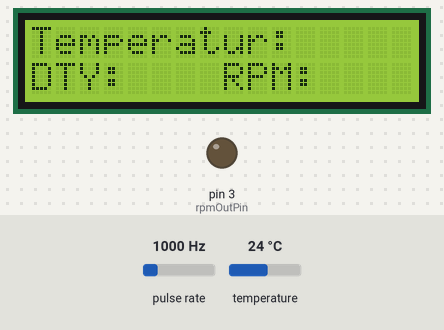
A sketch run on a simulated Arduino Uno, built with avr-gcc and run on an emulated ATmega328P. Parts: 16×2 character LCD, output pins drawn as LEDs (lit = HIGH). Wiring (inferred from the names in the program): pulse sensor: data pin 2. The inputs (shaded band) are chosen by the test bench; at power-on: temperature 24 °C, pulse rate 1000 Hz. What the sketch prints to the serial monitor is not drawn.

Above: at 1.7 s.
1.8 s: temperature set to 30.1 °C
At 2.9 s:
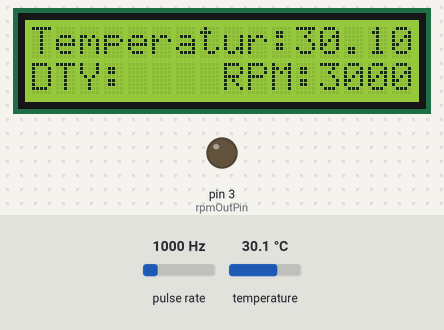
3.8 s: temperature set to 31.3 °C
At 4.7 s:
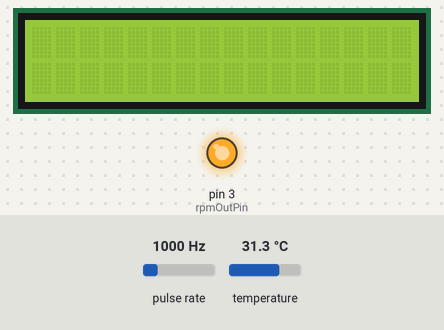
At 6.0 s:
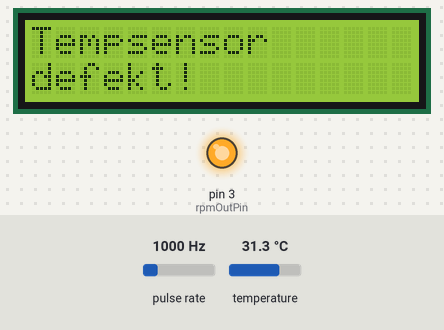
Timing chart, 0 to 7.5 s (numbered marks = the images above; inputs shaded):
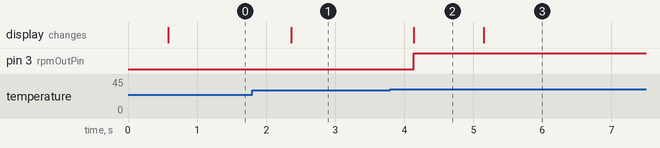

Measured:
- the behaviour switches between 30.9 and 31 °C on temperature (found by bisection; images 1 and 2)
- after the input at 1.8 s, the display: changes after 0.56 s (image 1)
- after the input at 3.8 s, pin 3 (rpmOutPin): LOW → HIGH after 0.34 s; the display: changes after 0.34 s (image 2)
- what the display in image 2 shows lasts 1.1 s, from 4.1 s to 5.2 s

The sketch:

AquariumLCD.ino
```cpp
/*
  LCD-Pinbelegung

 * LCD RS pin to digital pin 7
 * LCD Enable pin to digital pin 8
 * LCD D4 pin to digital pin 9
 * LCD D5 pin to digital pin 10
 * LCD D6 pin to digital pin 11
 * LCD D7 pin to digital pin 12
 * LCD R/W pin to ground
 * LCD VSS pin to ground
 * LCD VCC pin to 5V
 * 10K resistor:
 * ends to +5V and ground
 * wiper to LCD VO pin (pin 3)

 http://www.arduino.cc/en/Tutorial/LiquidCrystal
 */

//Bibliotheken
#include <LiquidCrystal.h>
#include <OneWire.h>
#include <DallasTemperature.h>

//definiere pins
int tempPin = 5;
int rpmInPin = 2;
int rpmOutPin = 3;

//LCD mit passenden Pins als Objekt definieren
LiquidCrystal lcd(7, 8, 9, 10, 11, 12);

//Für die RPM-Messung
volatile long rpmCount = 0;

//Definiere Sensor als OneWire Objekt
OneWire tempSensor(tempPin);
//DallasTemperature braucht Objektadresse von OneWire Objekt
DallasTemperature sensors(&tempSensor);

//Startwerte
float temperatur;
float vorherigeTemperatur;
float maxTemp = 20.2;
float minTemp = 19.0;
volatile int seconds;
unsigned long lastTime = 0;


//Erhöhung des rpmCounts in einem Interrupt, damit der Wert nicht verfälscht wird
//Quasi eine Art Semaphorenprinzip
void rpmISR(){
    rpmCount++;
}

//Startprozedur, ausgelagert da möglicherweise mehrfach aufgerufen werden kann
void startUpProcedure(){
   //Vorschreiben von Werten auf LCD:
  //Temperatur:
  lcd.print("Temperatur:");
  //Last:
  lcd.setCursor(0,1);
  lcd.print("DTY:"); //DTY für Duty
  //RPM:
  lcd.setCursor(8,1);
  lcd.print("RPM:");
}

void temperaturSteuerung(){
  //Lüftersteuerung und Lastausgabe:
  lcd.setCursor(4,1);
  if(temperatur < minTemp){
    analogWrite(rpmOutPin, 0); //Unter 19.0 kann aus
    lcd.print("0");            //PWM Duty ausgeben
    lcd.print("  ");           //Leerzeichen um alte Zahlen zu entfernen
  }else if(temperatur > maxTemp){
    analogWrite(rpmOutPin, 63); //Vollast ab 20.2 Grad
    lcd.print("100");           //PWM Duty ausgeben
  }else{
    analogWrite(rpmOutPin, round(100 * temperatur - 1900) * 63 / 120); //Lineare Steigung
    //Temperatur - maximal relevante Temperatur (19,4) * die maximale Anzahl an PWM-Stufen (63) / 120 zur Normalisierung
    lcd.print(round(100 * temperatur - 1900) * 100 / 120 ); //PWM Duty in Prozent ausgeben
    lcd.print(" ");
  }
}

void setup() {
  //Console aktivieren
  Serial.begin(115200);

//Temperatursonde; wir müssen der Bibliothek tatsächlich sagen, dass sie anfangen soll
  sensors.begin();

  delay(500);
  //LCDs Höhe und Breite definieren
  lcd.begin(16, 2);

  //PWM Pin auf 25kHz erhöhen, dafür Timer2 anpassen

  TCCR2A = 0;
  TCCR2B = 0;
  OCR2A = 63;
  OCR2B = 0;
  TCCR2A = (1 << COM2B1) | (1 << WGM21) | (1 << WGM20); // Fast PWM, non-inverting auf OC2B
  TCCR2B = (1 << WGM22) | (1 << CS20); // WGM22=1 für TOP=OCR2A, Prescaler=1


  //PWM OUTPUT
  pinMode(rpmOutPin, OUTPUT);
  //analogWrite(rpmOutPin, 63); //PWM Signal für Lüfter, Intervall 0-63
  //analogWrite(rpmOutPin, 0);

  //RPM INPUT
  pinMode(rpmInPin, INPUT);
  attachInterrupt(digitalPinToInterrupt(rpmInPin), rpmISR, RISING);

  startUpProcedure();
}

void loop() {
  //Sensordaten abfragen
  sensors.requestTemperatures();
  //RPM zurücksetzen
  noInterrupts();
  rpmCount = 0;
  interrupts();

  delay(1000); //Sensor Zeit geben, dabei Pulse zählen

  //Pulse auswerten
  noInterrupts();
  long measuredRPM = rpmCount * 30; // RPM / Zeit * 2, also RPM / 60 * 2 -> rpm * 30
  interrupts();

  //Temperatur abfragen
  temperatur = round(sensors.getTempCByIndex(0) * 10) / 10.0; //Auf eine Dezimalstelle runden

  //Plausibilitätsprüfung, wenn wir über und unter diesen Grenzen sind, kann der Sensor nicht funktionieren
   //oder die Lotl sind zu Eiswürfeln bzw. Fischstäbchen geworden.
  //Falls Sensor defekt, Lüfter auf 100%. Kühle ist besser als Wärme
  if(temperatur <= 10 || temperatur >= 31){
  analogWrite(rpmOutPin, 63);
  lcd.clear();
  delay(1000); //LCD Zeit geben, um zu leeren
  lcd.setCursor(0,0);
  lcd.print("Tempsensor");
  lcd.setCursor(0,1);
  lcd.print("defekt!");
    while(temperatur <= 10 || temperatur >= 31){
      temperatur = sensors.getTempCByIndex(0);
      delay(5000); //Sensor Zeit geben um wieder gefunden werden zu können
    }
  lcd.clear();
  lcd.setCursor(0,0);
  startUpProcedure();
  }

  //10 Sekunden Threshold, um die Lüfter zu steuern
  if(temperatur != vorherigeTemperatur || (vorherigeTemperatur == 0 && (temperatur < maxTemp && temperatur > minTemp))){
    seconds++;
    Serial.print("Changed Seconds: ");
    Serial.println(seconds);
    if(seconds > 9){
      seconds =  0;
      vorherigeTemperatur = temperatur;
      Serial.println("Seconds reset!");
      temperaturSteuerung();
  }
}else{
    vorherigeTemperatur = temperatur;
    seconds = 0;
  }

  //Ausgabe auf LCD
  lcd.setCursor(11,0);
  lcd.print(temperatur); //Runden auf eine Nachkommastelle
  lcd.write(223); //° Gradzeichen
  lcd.print("C");

  lcd.setCursor(12,1);
  lcd.print(measuredRPM);

  //Ausgabe in die Console
  Serial.print("Temp: ");
  Serial.print(temperatur);
  Serial.print(", PWM: ");
  Serial.print(constrain(round(100 * temperatur - 1900) * 63 / 120, 0, 63)); //Falls Wert rechnerisch über 63
  Serial.print(", RPM: ");
  Serial.print(measuredRPM);
  Serial.println("");
}
```
